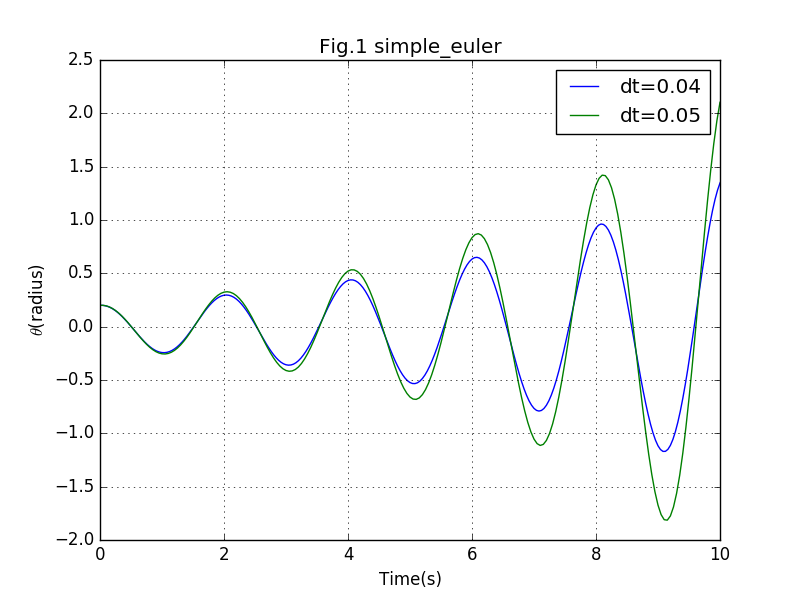

Write Python code to recreate this figure.
import math
import matplotlib.pyplot as plt

g=9.8

def simple_euler(omega0,theta0,l,T,dt):
    t=0
    omega,theta = omega0,theta0
    motion=[[]for i in range(3)]
    motion[0].append(omega)
    motion[1].append(theta)
    motion[2].append(t)
    while t<=T:
        m = omega
        omega = m-(g/l)*theta*dt
        theta = theta+m*dt
        t = t+dt
        motion[0].append(omega)
        motion[1].append(theta)
        motion[2].append(t)
    return motion

d=simple_euler(0,0.2,1,10,0.04)
plt.plot(d[2],d[1],linestyle='-',linewidth=1.0,label='dt=0.04')
d=simple_euler(0,0.2,1,10,0.05)
plt.plot(d[2],d[1],linestyle='-',linewidth=1.0,label='dt=0.05')


plt.xlim(0,10)
plt.grid(True,color='k')
plt.title('Fig.1 simple_euler')
plt.xlabel('Time(s)')
plt.ylabel(r'$\theta$(radius)')
plt.legend()
plt.show()
